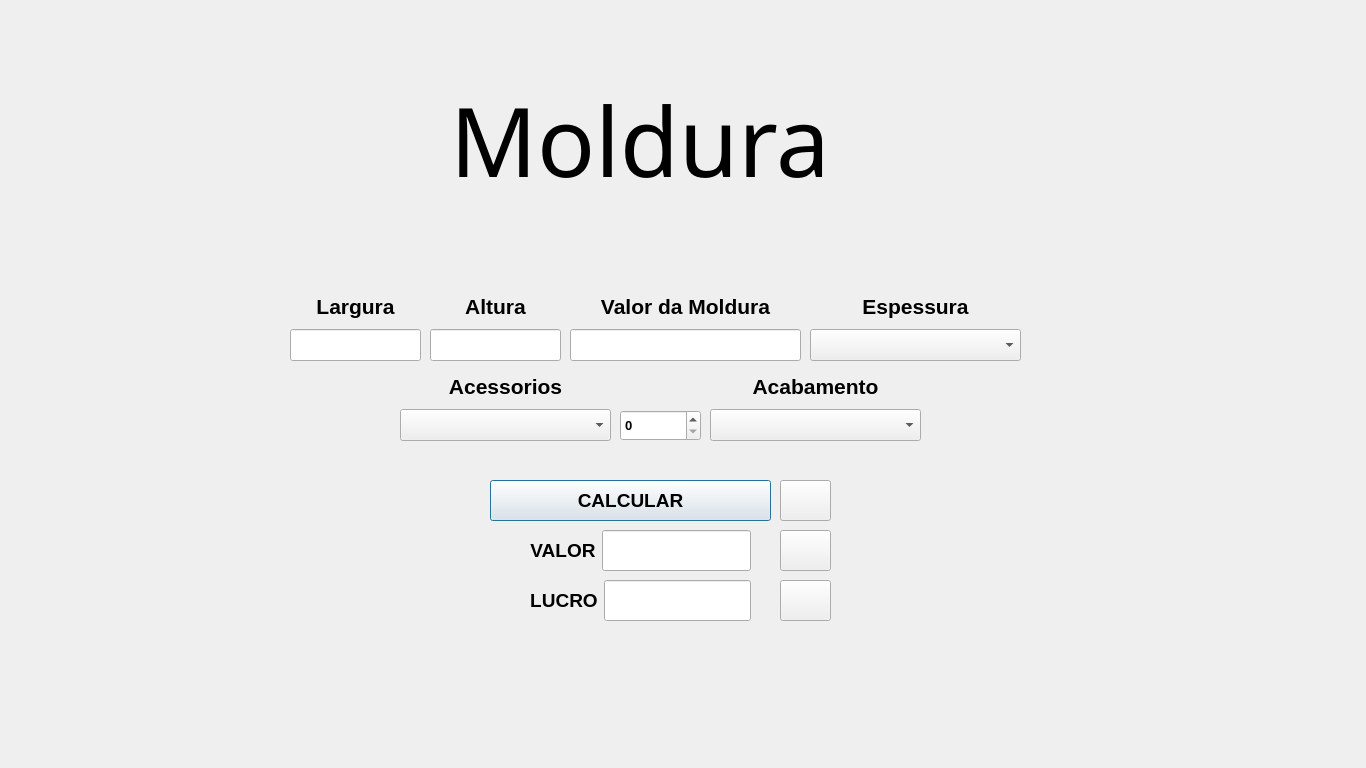
<?xml version="1.0" encoding="UTF-8"?>
<ui version="4.0">
 <class>Moldura</class>
 <widget class="QDialog" name="Moldura">
  <property name="geometry">
   <rect>
    <x>0</x>
    <y>0</y>
    <width>1366</width>
    <height>768</height>
   </rect>
  </property>
  <property name="windowTitle">
   <string>Dialog</string>
  </property>
  <widget class="QPushButton" name="pushButtonCalcular">
   <property name="geometry">
    <rect>
     <x>490</x>
     <y>480</y>
     <width>281</width>
     <height>41</height>
    </rect>
   </property>
   <property name="sizePolicy">
    <sizepolicy hsizetype="Minimum" vsizetype="Preferred">
     <horstretch>0</horstretch>
     <verstretch>0</verstretch>
    </sizepolicy>
   </property>
   <property name="font">
    <font>
     <pointsize>14</pointsize>
     <bold>true</bold>
    </font>
   </property>
   <property name="text">
    <string>CALCULAR</string>
   </property>
  </widget>
  <widget class="QWidget" name="layoutWidget_8">
   <property name="geometry">
    <rect>
     <x>430</x>
     <y>290</y>
     <width>131</width>
     <height>71</height>
    </rect>
   </property>
   <layout class="QVBoxLayout" name="verticalLayout_2">
    <item>
     <widget class="QLabel" name="labelAltura">
      <property name="font">
       <font>
        <pointsize>14</pointsize>
        <bold>true</bold>
       </font>
      </property>
      <property name="text">
       <string>&lt;html&gt;&lt;head/&gt;&lt;body&gt;&lt;p align=&quot;center&quot;&gt;&lt;span style=&quot; font-size:16pt;&quot;&gt;Altura&lt;/span&gt;&lt;/p&gt;&lt;/body&gt;&lt;/html&gt;</string>
      </property>
     </widget>
    </item>
    <item>
     <widget class="QLineEdit" name="lineEditAltura">
      <property name="sizePolicy">
       <sizepolicy hsizetype="Expanding" vsizetype="Preferred">
        <horstretch>0</horstretch>
        <verstretch>0</verstretch>
       </sizepolicy>
      </property>
      <property name="font">
       <font>
        <pointsize>11</pointsize>
        <bold>true</bold>
       </font>
      </property>
     </widget>
    </item>
   </layout>
  </widget>
  <widget class="QPushButton" name="pushButtonSalvar">
   <property name="geometry">
    <rect>
     <x>780</x>
     <y>530</y>
     <width>51</width>
     <height>41</height>
    </rect>
   </property>
   <property name="text">
    <string/>
   </property>
   <property name="icon">
    <iconset resource="files.qrc">
     <normaloff>:/imagens/salvar.png</normaloff>:/imagens/salvar.png</iconset>
   </property>
   <property name="iconSize">
    <size>
     <width>24</width>
     <height>24</height>
    </size>
   </property>
  </widget>
  <widget class="QWidget" name="layoutWidget_2">
   <property name="geometry">
    <rect>
     <x>570</x>
     <y>290</y>
     <width>231</width>
     <height>71</height>
    </rect>
   </property>
   <layout class="QVBoxLayout" name="verticalLayout_3">
    <item>
     <widget class="QLabel" name="labelVidros">
      <property name="font">
       <font>
        <pointsize>14</pointsize>
        <bold>true</bold>
       </font>
      </property>
      <property name="text">
       <string>&lt;html&gt;&lt;head/&gt;&lt;body&gt;&lt;p align=&quot;center&quot;&gt;&lt;span style=&quot; font-size:16pt;&quot;&gt;Valor da Moldura&lt;/span&gt;&lt;/p&gt;&lt;/body&gt;&lt;/html&gt;</string>
      </property>
     </widget>
    </item>
    <item>
     <widget class="QLineEdit" name="lineEditValorMoldura">
      <property name="sizePolicy">
       <sizepolicy hsizetype="Expanding" vsizetype="Preferred">
        <horstretch>0</horstretch>
        <verstretch>0</verstretch>
       </sizepolicy>
      </property>
      <property name="font">
       <font>
        <pointsize>11</pointsize>
        <bold>true</bold>
       </font>
      </property>
     </widget>
    </item>
   </layout>
  </widget>
  <widget class="QWidget" name="layoutWidget_5">
   <property name="geometry">
    <rect>
     <x>290</x>
     <y>290</y>
     <width>131</width>
     <height>71</height>
    </rect>
   </property>
   <layout class="QVBoxLayout" name="verticalLayout">
    <item>
     <widget class="QLabel" name="labelLargura">
      <property name="font">
       <font>
        <pointsize>14</pointsize>
        <bold>true</bold>
       </font>
      </property>
      <property name="text">
       <string>&lt;html&gt;&lt;head/&gt;&lt;body&gt;&lt;p align=&quot;center&quot;&gt;&lt;span style=&quot; font-size:16pt;&quot;&gt;Largura&lt;/span&gt;&lt;/p&gt;&lt;/body&gt;&lt;/html&gt;</string>
      </property>
     </widget>
    </item>
    <item>
     <widget class="QLineEdit" name="lineEditLargura">
      <property name="sizePolicy">
       <sizepolicy hsizetype="Expanding" vsizetype="Preferred">
        <horstretch>0</horstretch>
        <verstretch>0</verstretch>
       </sizepolicy>
      </property>
      <property name="font">
       <font>
        <pointsize>11</pointsize>
        <bold>true</bold>
       </font>
      </property>
     </widget>
    </item>
   </layout>
  </widget>
  <widget class="QWidget" name="layoutWidget_6">
   <property name="geometry">
    <rect>
     <x>530</x>
     <y>530</y>
     <width>221</width>
     <height>41</height>
    </rect>
   </property>
   <layout class="QHBoxLayout" name="horizontalLayout">
    <item>
     <widget class="QLabel" name="label_4">
      <property name="text">
       <string>&lt;html&gt;&lt;head/&gt;&lt;body&gt;&lt;p align=&quot;center&quot;&gt;&lt;span style=&quot; font-size:14pt; font-weight:700;&quot;&gt;VALOR&lt;/span&gt;&lt;/p&gt;&lt;/body&gt;&lt;/html&gt;</string>
      </property>
     </widget>
    </item>
    <item>
     <widget class="QLineEdit" name="lineEditValor">
      <property name="sizePolicy">
       <sizepolicy hsizetype="Expanding" vsizetype="Preferred">
        <horstretch>0</horstretch>
        <verstretch>0</verstretch>
       </sizepolicy>
      </property>
      <property name="font">
       <font>
        <pointsize>16</pointsize>
        <bold>true</bold>
       </font>
      </property>
     </widget>
    </item>
   </layout>
  </widget>
  <widget class="QPushButton" name="pushButtonDesconto">
   <property name="geometry">
    <rect>
     <x>780</x>
     <y>480</y>
     <width>51</width>
     <height>41</height>
    </rect>
   </property>
   <property name="text">
    <string/>
   </property>
   <property name="icon">
    <iconset resource="files.qrc">
     <normaloff>:/imagens/desconto.png</normaloff>:/imagens/desconto.png</iconset>
   </property>
   <property name="iconSize">
    <size>
     <width>24</width>
     <height>24</height>
    </size>
   </property>
  </widget>
  <widget class="QWidget" name="layoutWidget">
   <property name="geometry">
    <rect>
     <x>530</x>
     <y>580</y>
     <width>221</width>
     <height>41</height>
    </rect>
   </property>
   <layout class="QVBoxLayout" name="verticalLayout_6">
    <item>
     <layout class="QHBoxLayout" name="horizontalLayout_2">
      <item>
       <widget class="QLabel" name="label_6">
        <property name="text">
         <string>&lt;html&gt;&lt;head/&gt;&lt;body&gt;&lt;p align=&quot;center&quot;&gt;&lt;span style=&quot; font-size:14pt; font-weight:700;&quot;&gt;LUCRO&lt;/span&gt;&lt;/p&gt;&lt;/body&gt;&lt;/html&gt;</string>
        </property>
       </widget>
      </item>
      <item>
       <widget class="QLineEdit" name="lineEditLucro">
        <property name="sizePolicy">
         <sizepolicy hsizetype="Expanding" vsizetype="Preferred">
          <horstretch>0</horstretch>
          <verstretch>0</verstretch>
         </sizepolicy>
        </property>
        <property name="font">
         <font>
          <pointsize>11</pointsize>
          <bold>true</bold>
         </font>
        </property>
        <property name="whatsThis">
         <string>&lt;html&gt;&lt;head/&gt;&lt;body&gt;&lt;p align=&quot;center&quot;&gt;&lt;br/&gt;&lt;/p&gt;&lt;/body&gt;&lt;/html&gt;</string>
        </property>
       </widget>
      </item>
     </layout>
    </item>
   </layout>
  </widget>
  <widget class="QPushButton" name="pushButtonLimpar">
   <property name="geometry">
    <rect>
     <x>780</x>
     <y>580</y>
     <width>51</width>
     <height>41</height>
    </rect>
   </property>
   <property name="text">
    <string/>
   </property>
   <property name="icon">
    <iconset resource="files.qrc">
     <normaloff>:/imagens/limpar.png</normaloff>:/imagens/limpar.png</iconset>
   </property>
   <property name="iconSize">
    <size>
     <width>24</width>
     <height>24</height>
    </size>
   </property>
  </widget>
  <widget class="QLabel" name="label">
   <property name="geometry">
    <rect>
     <x>450</x>
     <y>70</y>
     <width>441</width>
     <height>141</height>
    </rect>
   </property>
   <property name="font">
    <font>
     <family>Matura MT Script Capitals</family>
     <pointsize>72</pointsize>
     <bold>false</bold>
    </font>
   </property>
   <property name="text">
    <string>&lt;html&gt;&lt;head/&gt;&lt;body&gt;&lt;p&gt;Moldura&lt;/p&gt;&lt;/body&gt;&lt;/html&gt;</string>
   </property>
  </widget>
  <widget class="QWidget" name="layoutWidget_12">
   <property name="geometry">
    <rect>
     <x>710</x>
     <y>370</y>
     <width>211</width>
     <height>71</height>
    </rect>
   </property>
   <layout class="QVBoxLayout" name="verticalLayout_11">
    <item>
     <widget class="QLabel" name="label_10">
      <property name="text">
       <string>&lt;html&gt;&lt;head/&gt;&lt;body&gt;&lt;p align=&quot;center&quot;&gt;&lt;span style=&quot; font-size:16pt; font-weight:700;&quot;&gt;Acabamento&lt;/span&gt;&lt;/p&gt;&lt;/body&gt;&lt;/html&gt;</string>
      </property>
     </widget>
    </item>
    <item>
     <widget class="QComboBox" name="comboBoxAcabamento">
      <property name="sizePolicy">
       <sizepolicy hsizetype="Preferred" vsizetype="Preferred">
        <horstretch>0</horstretch>
        <verstretch>0</verstretch>
       </sizepolicy>
      </property>
      <property name="font">
       <font>
        <pointsize>11</pointsize>
        <bold>true</bold>
       </font>
      </property>
      <item>
       <property name="text">
        <string/>
       </property>
      </item>
     </widget>
    </item>
   </layout>
  </widget>
  <widget class="QWidget" name="layoutWidget_7">
   <property name="geometry">
    <rect>
     <x>620</x>
     <y>410</y>
     <width>81</width>
     <height>31</height>
    </rect>
   </property>
   <layout class="QHBoxLayout" name="horizontalLayout_3">
    <item>
     <widget class="QSpinBox" name="spinBox_Acessorios">
      <property name="sizePolicy">
       <sizepolicy hsizetype="Minimum" vsizetype="Preferred">
        <horstretch>0</horstretch>
        <verstretch>0</verstretch>
       </sizepolicy>
      </property>
      <property name="font">
       <font>
        <pointsize>10</pointsize>
        <bold>true</bold>
       </font>
      </property>
     </widget>
    </item>
   </layout>
  </widget>
  <widget class="QWidget" name="layoutWidget_9">
   <property name="geometry">
    <rect>
     <x>400</x>
     <y>370</y>
     <width>211</width>
     <height>71</height>
    </rect>
   </property>
   <layout class="QVBoxLayout" name="verticalLayout_8">
    <item>
     <widget class="QLabel" name="label_7">
      <property name="text">
       <string>&lt;html&gt;&lt;head/&gt;&lt;body&gt;&lt;p align=&quot;center&quot;&gt;&lt;span style=&quot; font-size:16pt; font-weight:700;&quot;&gt;Acessorios&lt;/span&gt;&lt;/p&gt;&lt;/body&gt;&lt;/html&gt;</string>
      </property>
     </widget>
    </item>
    <item>
     <widget class="QComboBox" name="comboBoxAcessorios">
      <property name="sizePolicy">
       <sizepolicy hsizetype="Preferred" vsizetype="Preferred">
        <horstretch>0</horstretch>
        <verstretch>0</verstretch>
       </sizepolicy>
      </property>
      <property name="font">
       <font>
        <pointsize>11</pointsize>
        <bold>true</bold>
       </font>
      </property>
      <item>
       <property name="text">
        <string/>
       </property>
      </item>
     </widget>
    </item>
   </layout>
  </widget>
  <widget class="QWidget" name="layoutWidget_13">
   <property name="geometry">
    <rect>
     <x>810</x>
     <y>290</y>
     <width>211</width>
     <height>71</height>
    </rect>
   </property>
   <layout class="QVBoxLayout" name="verticalLayout_12">
    <item>
     <widget class="QLabel" name="label_11">
      <property name="text">
       <string>&lt;html&gt;&lt;head/&gt;&lt;body&gt;&lt;p align=&quot;center&quot;&gt;&lt;span style=&quot; font-size:16pt; font-weight:700;&quot;&gt;Espessura&lt;/span&gt;&lt;/p&gt;&lt;/body&gt;&lt;/html&gt;</string>
      </property>
     </widget>
    </item>
    <item>
     <widget class="QComboBox" name="comboBoxEspessura">
      <property name="sizePolicy">
       <sizepolicy hsizetype="Preferred" vsizetype="Preferred">
        <horstretch>0</horstretch>
        <verstretch>0</verstretch>
       </sizepolicy>
      </property>
      <property name="font">
       <font>
        <pointsize>11</pointsize>
        <bold>true</bold>
       </font>
      </property>
      <item>
       <property name="text">
        <string/>
       </property>
      </item>
      <item>
       <property name="text">
        <string>Fina</string>
       </property>
      </item>
      <item>
       <property name="text">
        <string>Média</string>
       </property>
      </item>
      <item>
       <property name="text">
        <string>Grossa</string>
       </property>
      </item>
     </widget>
    </item>
   </layout>
  </widget>
 </widget>
 <tabstops>
  <tabstop>lineEditLargura</tabstop>
  <tabstop>lineEditAltura</tabstop>
  <tabstop>lineEditValorMoldura</tabstop>
  <tabstop>comboBoxEspessura</tabstop>
  <tabstop>comboBoxAcessorios</tabstop>
  <tabstop>spinBox_Acessorios</tabstop>
  <tabstop>comboBoxAcabamento</tabstop>
  <tabstop>pushButtonCalcular</tabstop>
  <tabstop>pushButtonDesconto</tabstop>
  <tabstop>pushButtonSalvar</tabstop>
  <tabstop>pushButtonLimpar</tabstop>
  <tabstop>lineEditValor</tabstop>
  <tabstop>lineEditLucro</tabstop>
 </tabstops>
 <resources>
  <include location="files.qrc"/>
 </resources>
 <connections/>
</ui>
